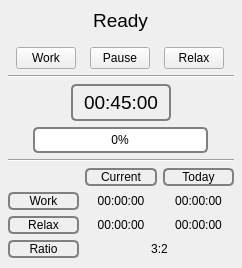
<?xml version="1.0" encoding="UTF-8"?>
<ui version="4.0">
 <class>Form</class>
 <widget class="QWidget" name="Form">
  <property name="geometry">
   <rect>
    <x>0</x>
    <y>0</y>
    <width>242</width>
    <height>268</height>
   </rect>
  </property>
  <property name="windowTitle">
   <string>Schedule</string>
  </property>
  <widget class="QWidget" name="layoutWidget">
   <property name="geometry">
    <rect>
     <x>8</x>
     <y>0</y>
     <width>226</width>
     <height>258</height>
    </rect>
   </property>
   <layout class="QVBoxLayout" name="verticalLayout">
    <item>
     <layout class="QVBoxLayout" name="Schedule">
      <item alignment="Qt::AlignHCenter">
       <widget class="QLabel" name="ui_header">
        <property name="maximumSize">
         <size>
          <width>100</width>
          <height>16777215</height>
         </size>
        </property>
        <property name="font">
         <font>
          <family>Ubuntu</family>
          <pointsize>14</pointsize>
          <italic>false</italic>
         </font>
        </property>
        <property name="styleSheet">
         <string notr="true">background-image: url();</string>
        </property>
        <property name="locale">
         <locale language="English" country="UnitedStates"/>
        </property>
        <property name="text">
         <string>Ready</string>
        </property>
        <property name="alignment">
         <set>Qt::AlignCenter</set>
        </property>
       </widget>
      </item>
      <item>
       <layout class="QHBoxLayout" name="buttons">
        <item>
         <widget class="QPushButton" name="button_work">
          <property name="maximumSize">
           <size>
            <width>60</width>
            <height>16777215</height>
           </size>
          </property>
          <property name="styleSheet">
           <string notr="true">background-image: url(bg.jpg);</string>
          </property>
          <property name="text">
           <string>Work</string>
          </property>
         </widget>
        </item>
        <item>
         <widget class="QPushButton" name="button_pause_continue">
          <property name="maximumSize">
           <size>
            <width>60</width>
            <height>16777215</height>
           </size>
          </property>
          <property name="styleSheet">
           <string notr="true">background-image: url(bg.jpg);</string>
          </property>
          <property name="text">
           <string>Pause</string>
          </property>
         </widget>
        </item>
        <item>
         <widget class="QPushButton" name="button_relax">
          <property name="maximumSize">
           <size>
            <width>60</width>
            <height>16777215</height>
           </size>
          </property>
          <property name="styleSheet">
           <string notr="true">background-image: url(bg.jpg);</string>
          </property>
          <property name="text">
           <string>Relax</string>
          </property>
         </widget>
        </item>
       </layout>
      </item>
     </layout>
    </item>
    <item>
     <widget class="Line" name="line_schedule">
      <property name="orientation">
       <enum>Qt::Horizontal</enum>
      </property>
     </widget>
    </item>
    <item>
     <layout class="QVBoxLayout" name="Timer">
      <item alignment="Qt::AlignHCenter">
       <widget class="QLabel" name="ui_timer">
        <property name="sizePolicy">
         <sizepolicy hsizetype="Preferred" vsizetype="Preferred">
          <horstretch>0</horstretch>
          <verstretch>0</verstretch>
         </sizepolicy>
        </property>
        <property name="minimumSize">
         <size>
          <width>100</width>
          <height>0</height>
         </size>
        </property>
        <property name="maximumSize">
         <size>
          <width>100</width>
          <height>16777215</height>
         </size>
        </property>
        <property name="font">
         <font>
          <pointsize>14</pointsize>
         </font>
        </property>
        <property name="layoutDirection">
         <enum>Qt::LeftToRight</enum>
        </property>
        <property name="styleSheet">
         <string notr="true">border: 2px solid grey;
border-radius: 5px;
background-image: url(bg.jpg);</string>
        </property>
        <property name="text">
         <string>00:45:00</string>
        </property>
        <property name="alignment">
         <set>Qt::AlignCenter</set>
        </property>
       </widget>
      </item>
      <item alignment="Qt::AlignHCenter">
       <widget class="QProgressBar" name="ui_progress_bar">
        <property name="sizePolicy">
         <sizepolicy hsizetype="Expanding" vsizetype="Fixed">
          <horstretch>0</horstretch>
          <verstretch>0</verstretch>
         </sizepolicy>
        </property>
        <property name="minimumSize">
         <size>
          <width>175</width>
          <height>0</height>
         </size>
        </property>
        <property name="maximumSize">
         <size>
          <width>16777215</width>
          <height>16777215</height>
         </size>
        </property>
        <property name="styleSheet">
         <string notr="true">QProgressBar {
border: 2px solid grey;
border-radius: 5px;
background-image: url(bg.jpg);
}

QProgressBar::chunk { background-color: orange; }</string>
        </property>
        <property name="maximum">
         <number>100</number>
        </property>
        <property name="value">
         <number>0</number>
        </property>
        <property name="alignment">
         <set>Qt::AlignCenter</set>
        </property>
       </widget>
      </item>
     </layout>
    </item>
    <item>
     <widget class="Line" name="line_timer">
      <property name="orientation">
       <enum>Qt::Horizontal</enum>
      </property>
     </widget>
    </item>
    <item>
     <layout class="QGridLayout" name="Statistics">
      <item row="4" column="2">
       <widget class="QLabel" name="ui_today_relax">
        <property name="enabled">
         <bool>true</bool>
        </property>
        <property name="autoFillBackground">
         <bool>false</bool>
        </property>
        <property name="frameShape">
         <enum>QFrame::NoFrame</enum>
        </property>
        <property name="frameShadow">
         <enum>QFrame::Plain</enum>
        </property>
        <property name="text">
         <string>00:00:00</string>
        </property>
        <property name="alignment">
         <set>Qt::AlignCenter</set>
        </property>
       </widget>
      </item>
      <item row="4" column="1">
       <widget class="QLabel" name="ui_current_relax">
        <property name="font">
         <font>
          <weight>50</weight>
          <bold>false</bold>
         </font>
        </property>
        <property name="text">
         <string>00:00:00</string>
        </property>
        <property name="alignment">
         <set>Qt::AlignCenter</set>
        </property>
       </widget>
      </item>
      <item row="3" column="2">
       <widget class="QLabel" name="ui_today_work">
        <property name="text">
         <string>00:00:00</string>
        </property>
        <property name="alignment">
         <set>Qt::AlignCenter</set>
        </property>
       </widget>
      </item>
      <item row="1" column="1">
       <widget class="QLabel" name="ui_current">
        <property name="font">
         <font>
          <weight>50</weight>
          <bold>false</bold>
         </font>
        </property>
        <property name="styleSheet">
         <string notr="true">border: 2px solid grey;
border-radius: 5px;
background-image: url(bg.jpg);</string>
        </property>
        <property name="text">
         <string>Current</string>
        </property>
        <property name="alignment">
         <set>Qt::AlignCenter</set>
        </property>
       </widget>
      </item>
      <item row="3" column="0">
       <widget class="QLabel" name="ui_work">
        <property name="styleSheet">
         <string notr="true">border: 2px solid grey;
border-radius: 5px;
background-image: url(bg.jpg);</string>
        </property>
        <property name="text">
         <string>Work</string>
        </property>
        <property name="alignment">
         <set>Qt::AlignCenter</set>
        </property>
       </widget>
      </item>
      <item row="3" column="1">
       <widget class="QLabel" name="ui_current_work">
        <property name="font">
         <font>
          <weight>50</weight>
          <bold>false</bold>
         </font>
        </property>
        <property name="text">
         <string>00:00:00</string>
        </property>
        <property name="alignment">
         <set>Qt::AlignCenter</set>
        </property>
       </widget>
      </item>
      <item row="1" column="2">
       <widget class="QLabel" name="ui_today">
        <property name="font">
         <font>
          <weight>50</weight>
          <bold>false</bold>
         </font>
        </property>
        <property name="styleSheet">
         <string notr="true">border: 2px solid grey;
border-radius: 5px;
background-image: url(bg.jpg);</string>
        </property>
        <property name="frameShape">
         <enum>QFrame::NoFrame</enum>
        </property>
        <property name="text">
         <string>Today</string>
        </property>
        <property name="alignment">
         <set>Qt::AlignCenter</set>
        </property>
       </widget>
      </item>
      <item row="4" column="0">
       <widget class="QLabel" name="ui_relax">
        <property name="styleSheet">
         <string notr="true">border: 2px solid grey;
border-radius: 5px;
background-image: url(bg.jpg);</string>
        </property>
        <property name="text">
         <string>Relax</string>
        </property>
        <property name="alignment">
         <set>Qt::AlignCenter</set>
        </property>
       </widget>
      </item>
      <item row="5" column="0">
       <widget class="QLabel" name="ui_ratio">
        <property name="styleSheet">
         <string notr="true">border: 2px solid grey;
border-radius: 5px;
background-image: url(bg.jpg);</string>
        </property>
        <property name="text">
         <string>Ratio</string>
        </property>
        <property name="alignment">
         <set>Qt::AlignCenter</set>
        </property>
       </widget>
      </item>
      <item row="5" column="1" colspan="2">
       <widget class="QLabel" name="ui_current_ratio">
        <property name="text">
         <string>3:2</string>
        </property>
        <property name="alignment">
         <set>Qt::AlignCenter</set>
        </property>
       </widget>
      </item>
     </layout>
    </item>
   </layout>
  </widget>
 </widget>
 <connections/>
</ui>
